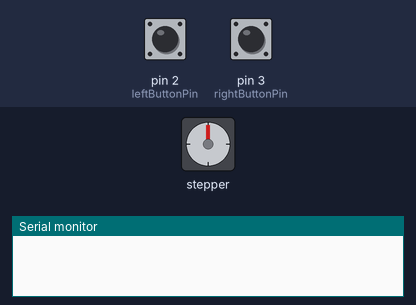
Recording of a sketch running on a simulated Arduino Uno, built with avr-gcc and run on an emulated ATmega328P. Shown: stepper motor, the last lines printed to the serial monitor. Wiring (inferred from the names in the program): stepper motor driver (200 steps per turn assumed): step pin 6; direction pin 7; enable pin 8. The test bench sets the inputs (shaded band); at power-on: pin 2 (leftButtonPin) LOW, pin 3 (rightButtonPin) HIGH.

Above: at 0.1 s.
At 1.8 s:
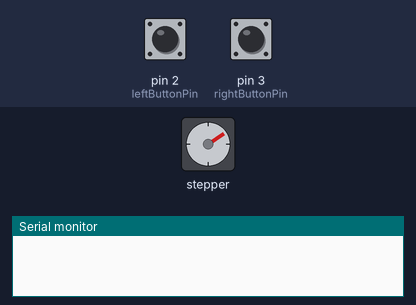
1.9 s: pin 2 (leftButtonPin) pulled HIGH for 0.15 s
At 2.5 s:
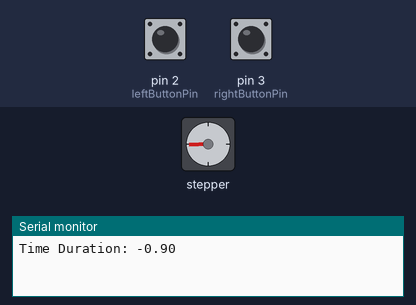
Timing chart, 0 to 4.9 s (numbered marks = the images above; inputs shaded):
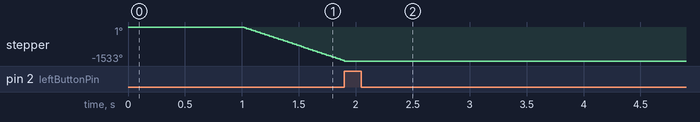

The sketch:

get_distance.ino
```cpp
const int stepPin = 6;
const int dirPin = 7;
const int enPin = 8;

const int leftButtonPin = 2;
const int rightButtonPin = 3;

int dir = HIGH;

const double freq = 1.2;
const double power = 0.85;

void setup() {
  // put your setup code here, to run once:
  Serial.begin(9600);

  pinMode(stepPin, OUTPUT);
  pinMode(dirPin, OUTPUT);
  pinMode(enPin, OUTPUT);
  pinMode(leftButtonPin, INPUT);
  pinMode(rightButtonPin, INPUT);

  digitalWrite(enPin, LOW);
  digitalWrite(dirPin, dir);

  while (digitalRead(rightButtonPin) != HIGH)
  {
    stepperMove(freq, power);
  }

  delay(1000);

  double startTime = millis();
  dir = LOW;
  digitalWrite(dirPin, LOW);

  while (digitalRead(leftButtonPin) != HIGH)
  {
    stepperMove(freq, power);
  }
  double endTime = millis();

  double duration = (startTime - endTime) / 1000;

  Serial.print("Time Duration: ");
  Serial.println(duration);
}

void loop() {
  // put your main code here, to run repeatedly:
}

void stepperMove(double freq, double power) {
  digitalWrite(stepPin, HIGH);
  delay(power * freq);
  digitalWrite(stepPin, LOW);
  delay((1 - power)*freq);
}
```
